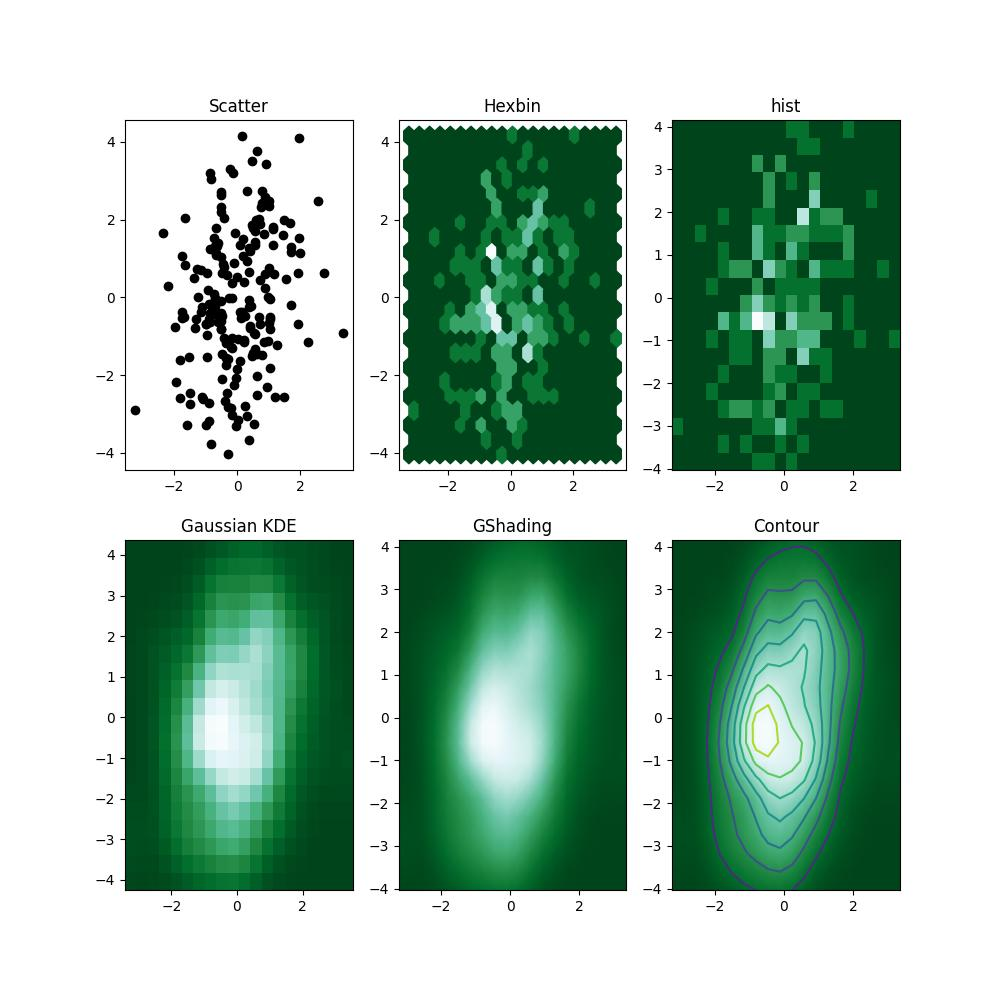

Reproduce this figure in Python.
# pip install scipy matplotlib
import numpy as np
import pylab as plt
from scipy.stats import kde

# 常態分布 multivariable_model(平均值, 斜方差, 大小)
# [[1, 0.5]  (1-mean+0.5-mean)^0.5
#  [0.5 ,3]] (0.5-mean+3-mean)^0.5

# 產生200個點, 兩列, 兩百組
data = np.random.multivariate_normal([0, 0], [[1, 0.5], [0.5, 3]], 200)
x, y = data.T  # 轉向
fig, ax = plt.subplots(ncols=3, nrows=2, figsize=(10, 10))
ax[0][0].set_title('Scatter')
ax[0][0].plot(x, y, 'ko')

# 六邊形
nbins = 20  # 鄰近點數
ax[0][1].set_title('Hexbin')
ax[0][1].hexbin(x, y, gridsize=nbins, cmap=plt.cm.BuGn_r)

# 直方形
ax[0][2].set_title('hist')
ax[0][2].hist2d(x, y, bins=nbins, cmap=plt.cm.BuGn_r)

# 高斯kde
k = kde.gaussian_kde(data.T)
xi, yi = np.mgrid[x.min():x.max():nbins * 1j, y.min():y.max():nbins * 1j]
zi = k(np.vstack([xi.flatten(), yi.flatten()]))
# print(zi)
# 密度圖
ax[1][0].set_title('Gaussian KDE')
ax[1][0].pcolormesh(xi, yi, zi.reshape(xi.shape), shading='auto', cmap=plt.cm.BuGn_r)

# 新增陰影
ax[1][1].set_title('GShading')
ax[1][1].pcolormesh(xi, yi, zi.reshape(xi.shape), shading='gouraud', cmap=plt.cm.BuGn_r)

# 輪廓
ax[1][2].set_title('Contour')
ax[1][2].pcolormesh(xi, yi, zi.reshape(xi.shape), shading='gouraud', cmap=plt.cm.BuGn_r)
ax[1][2].contour(xi, yi, zi.reshape(xi.shape))

plt.savefig('density.jpg')
plt.show()
